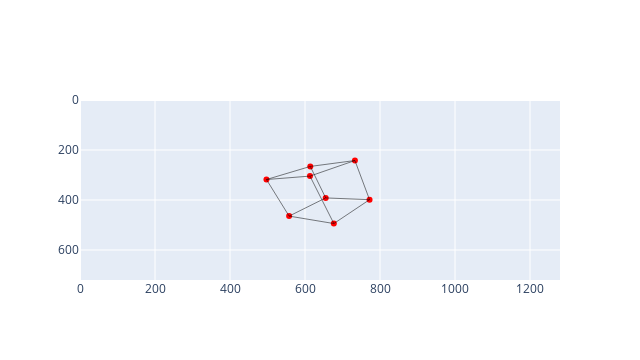
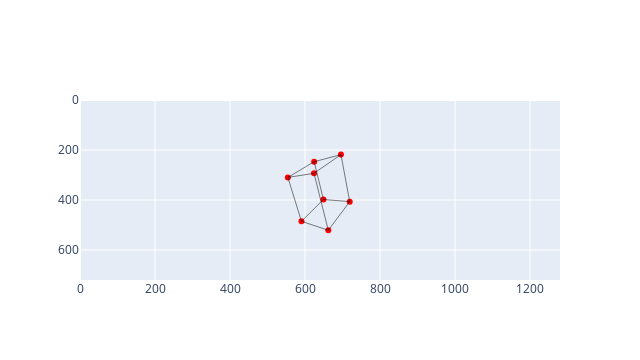

Write notebook code for charts like these, in order.
### Markdown cell above
Interpretation:
- $f_x$ and $f_y$ convert distance on the (normalized) image plane to units of pixels.
- $c_x$ and $c_y$ translate origin of the (normalized) image plane to the image center.

Note that there are two different origins that we discuss here when moving to the pixel coordinate system.
1. The top-left corner of the image has coordinates $\left(0,0\right)$.
2. The principal point/optical center is a point --- in pixel coordinates --- where the optical axis intersects the sensor. It is typically located at the center of the image, near $\left(\frac{W}{2}, \frac{H}{2}\right)$. It may be slightly off due to manufacturing tolerances.

So what $c_x$ and $c_y$ do is shift the optical axis (the normalized image plane's origin) into pixel coordinates. This is just taking $\left(0,0\right)$ in the normalized image plane and mapping it to the center of the image.

### Code cell
# Dimensions of my webcam images, for this demo
HEIGHT, WIDTH = (720, 1280)
c_x, c_y = WIDTH/2, HEIGHT/2

K1 = np.array([
    [500, 0, c_x],
    [0, 500, c_y],
    [0, 0, 1]
])
pix_coords1 = (K1 @ nimp.T).T

K2 = np.array([
    [300, 0, c_x],
    [0, 600, c_y],
    [0, 0, 1]
])

pix_coords2 = (K2 @ nimp.T).T


fig1 = go.Figure()
fig1.add_trace(
    go.Scatter(
        x=list(pix_coords1[:,0]),
        y=list(pix_coords1[:,1]),
        mode='markers',
        marker=dict(color='red'),
        showlegend=False
    ),
)
for (v1_idx, v2_idx) in edges:
    v1, v2 = pix_coords1[v1_idx, :], pix_coords1[v2_idx, :]
    fig1.add_trace(
        go.Scatter(
            x=[v1[0], v2[0]],
            y=[v1[1], v2[1]],
            mode='lines',
            line=dict(color='black', width=0.5),
            showlegend=False,
        ),
    )
fig1.update_layout(
    width=WIDTH/2, height=HEIGHT/2
)
fig1.update_xaxes(range=[0, WIDTH])
fig1.update_yaxes(range=[HEIGHT, 0])

fig1.show()



fig2 = go.Figure()
fig2.add_trace(
    go.Scatter(
        x=list(pix_coords2[:,0]),
        y=list(pix_coords2[:,1]),
        mode='markers',
        marker=dict(color='red'),
        showlegend=False
    ),
)
for (v1_idx, v2_idx) in edges:
    v1, v2 = pix_coords2[v1_idx, :], pix_coords2[v2_idx, :]
    fig2.add_trace(
        go.Scatter(
            x=[v1[0], v2[0]],
            y=[v1[1], v2[1]],
            mode='lines',
            line=dict(color='black', width=0.5),
            showlegend=False,
        ),
    )
fig2.update_layout(
    width=WIDTH/2,
    height=HEIGHT/2,
)
fig2.update_xaxes(range=[0, WIDTH])
fig2.update_yaxes(range=[HEIGHT, 0])

fig2.show()

### Figure 1 — Plotly figure (JSON) as saved in the notebook; plotly's stock layout.template omitted (floating-point values rounded to 4 significant figures)
{"data": [{"marker": {"color": "red"}, "mode": "markers", "showlegend": false, "type": "scatter", "x": [497.2, 613.3, 676.9, 557.6, 614.1, 733.1, 772.1, 655.2], "y": [318.1, 304.4, 494.2, 464.4, 265.7, 242.1, 398.8, 391.6]}, {"line": {"color": "black", "width": 0.5}, "mode": "lines", "showlegend": false, "type": "scatter", "x": [497.2, 613.3], "y": [318.1, 304.4]}, {"line": {"color": "black", "width": 0.5}, "mode": "lines", "showlegend": false, "type": "scatter", "x": [613.3, 676.9], "y": [304.4, 494.2]}, {"line": {"color": "black", "width": 0.5}, "mode": "lines", "showlegend": false, "type": "scatter", "x": [676.9, 557.6], "y": [494.2, 464.4]}, {"line": {"color": "black", "width": 0.5}, "mode": "lines", "showlegend": false, "type": "scatter", "x": [557.6, 497.2], "y": [464.4, 318.1]}, {"line": {"color": "black", "width": 0.5}, "mode": "lines", "showlegend": false, "type": "scatter", "x": [614.1, 733.1], "y": [265.7, 242.1]}, {"line": {"color": "black", "width": 0.5}, "mode": "lines", "showlegend": false, "type": "scatter", "x": [733.1, 772.1], "y": [242.1, 398.8]}, {"line": {"color": "black", "width": 0.5}, "mode": "lines", "showlegend": false, "type": "scatter", "x": [772.1, 655.2], "y": [398.8, 391.6]}, {"line": {"color": "black", "width": 0.5}, "mode": "lines", "showlegend": false, "type": "scatter", "x": [655.2, 614.1], "y": [391.6, 265.7]}, {"line": {"color": "black", "width": 0.5}, "mode": "lines", "showlegend": false, "type": "scatter", "x": [497.2, 614.1], "y": [318.1, 265.7]}, {"line": {"color": "black", "width": 0.5}, "mode": "lines", "showlegend": false, "type": "scatter", "x": [613.3, 733.1], "y": [304.4, 242.1]}, {"line": {"color": "black", "width": 0.5}, "mode": "lines", "showlegend": false, "type": "scatter", "x": [676.9, 772.1], "y": [494.2, 398.8]}, {"line": {"color": "black", "width": 0.5}, "mode": "lines", "showlegend": false, "type": "scatter", "x": [557.6, 655.2], "y": [464.4, 391.6]}], "layout": {"height": 360, "width": 640, "xaxis": {"range": [0, 1280]}, "yaxis": {"range": [720, 0]}}}

### Figure 2 — Plotly figure (JSON) as saved in the notebook; plotly's stock layout.template omitted (floating-point values rounded to 4 significant figures)
{"data": [{"marker": {"color": "red"}, "mode": "markers", "showlegend": false, "type": "scatter", "x": [554.3, 624.0, 662.1, 590.6, 624.5, 695.9, 719.3, 649.1], "y": [309.7, 293.3, 521.1, 485.3, 246.9, 218.5, 406.6, 398.0]}, {"line": {"color": "black", "width": 0.5}, "mode": "lines", "showlegend": false, "type": "scatter", "x": [554.3, 624.0], "y": [309.7, 293.3]}, {"line": {"color": "black", "width": 0.5}, "mode": "lines", "showlegend": false, "type": "scatter", "x": [624.0, 662.1], "y": [293.3, 521.1]}, {"line": {"color": "black", "width": 0.5}, "mode": "lines", "showlegend": false, "type": "scatter", "x": [662.1, 590.6], "y": [521.1, 485.3]}, {"line": {"color": "black", "width": 0.5}, "mode": "lines", "showlegend": false, "type": "scatter", "x": [590.6, 554.3], "y": [485.3, 309.7]}, {"line": {"color": "black", "width": 0.5}, "mode": "lines", "showlegend": false, "type": "scatter", "x": [624.5, 695.9], "y": [246.9, 218.5]}, {"line": {"color": "black", "width": 0.5}, "mode": "lines", "showlegend": false, "type": "scatter", "x": [695.9, 719.3], "y": [218.5, 406.6]}, {"line": {"color": "black", "width": 0.5}, "mode": "lines", "showlegend": false, "type": "scatter", "x": [719.3, 649.1], "y": [406.6, 398.0]}, {"line": {"color": "black", "width": 0.5}, "mode": "lines", "showlegend": false, "type": "scatter", "x": [649.1, 624.5], "y": [398.0, 246.9]}, {"line": {"color": "black", "width": 0.5}, "mode": "lines", "showlegend": false, "type": "scatter", "x": [554.3, 624.5], "y": [309.7, 246.9]}, {"line": {"color": "black", "width": 0.5}, "mode": "lines", "showlegend": false, "type": "scatter", "x": [624.0, 695.9], "y": [293.3, 218.5]}, {"line": {"color": "black", "width": 0.5}, "mode": "lines", "showlegend": false, "type": "scatter", "x": [662.1, 719.3], "y": [521.1, 406.6]}, {"line": {"color": "black", "width": 0.5}, "mode": "lines", "showlegend": false, "type": "scatter", "x": [590.6, 649.1], "y": [485.3, 398.0]}], "layout": {"height": 360, "width": 640, "xaxis": {"range": [0, 1280]}, "yaxis": {"range": [720, 0]}}}
